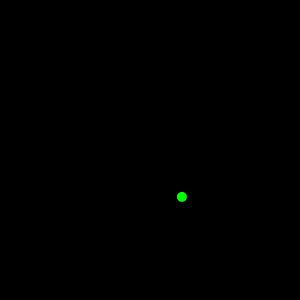
Frame 1 (no input)
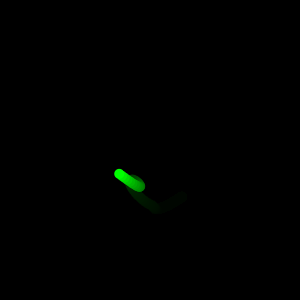
Frame 60 (the mouse pressed at the canvas centre just before this capture)
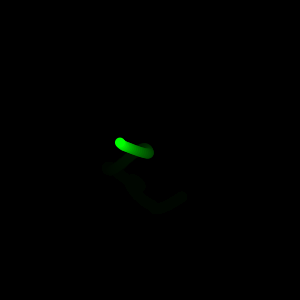
Frame 120 (the mouse held since frame 60 and released just before this capture)

The Processing sketch that drew these frames (run headless with seeded random() and noise(); from frame 60 on, the mouse is pressed at the canvas centre):

// Processing sketch: processing_156974
// ── processing_156974.pde

Walker w;
int walkerSize = 10;
 
void setup() { 
  size(300, 300);
  w = new Walker();
  background(0); 
  smooth();
  noStroke();
}
 
void draw() {
  fill(0,20);
  rect(0,0,width,height);
  w.step();
  w.display();
}

class Walker {
  PVector location;
  PVector time;

  Walker() {
    time = new PVector(0,10000);
    location = new PVector(width/2, height/2);
  }

  void step() {
    location.x = map(noise(time.x), 0, 1, 0, width);
    location.y = map(noise(time.y), 0, 1, 0, height);
    time.add(new PVector(0.01,0.01));
  }
  
  void display(){
    fill(0,255,0);
    ellipse(location.x,location.y,walkerSize,walkerSize);
  }
}
